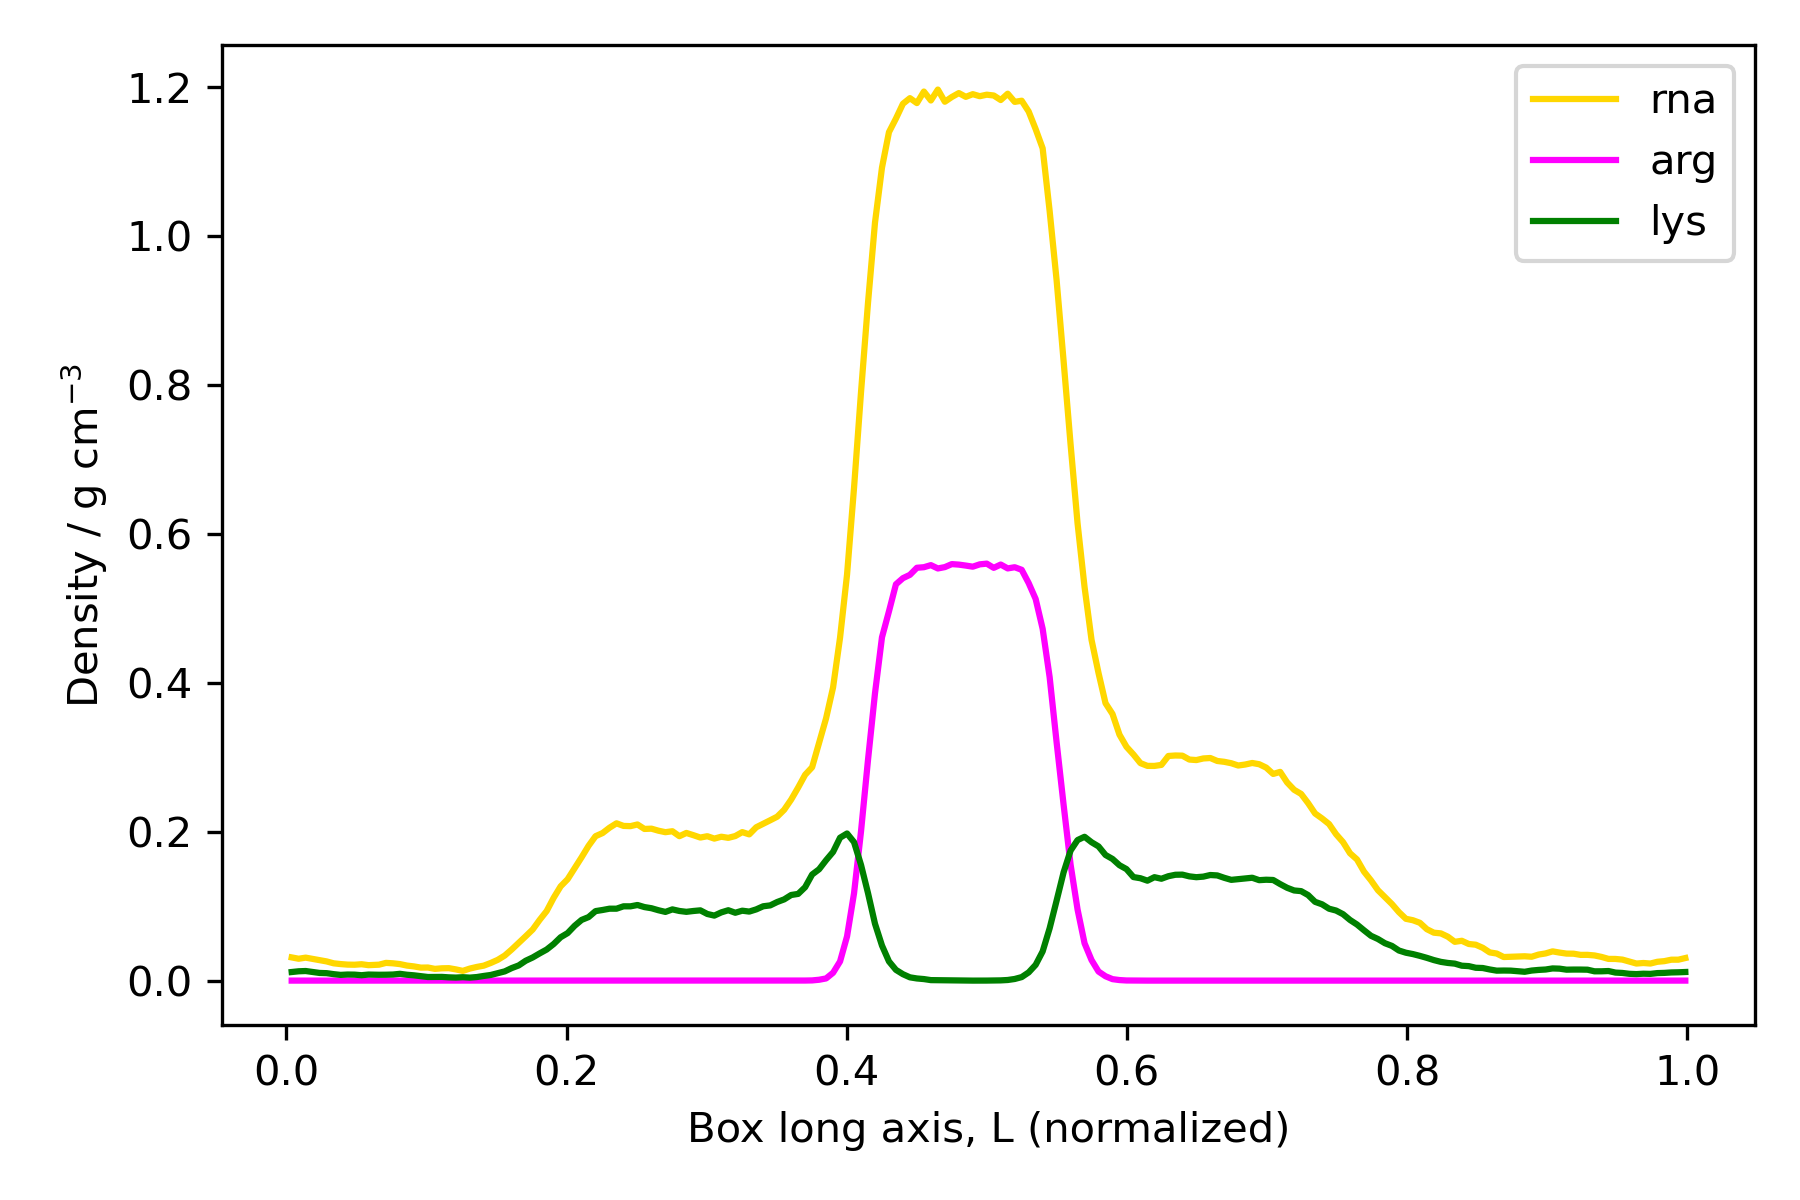

This chart was generated by the following Python code:
"""
Recreate Fig. 6d (Joseph et al., Mpipi paper) from LAMMPS fix ave/chunk output.

Expects arg.density.profile, lys.density.profile, rna.density.profile
in the current directory (same format as your fix ave/chunk output).
"""
import numpy as np
import matplotlib.pyplot as plt
import os

# g/mol per Angstrom^3  ->  g/cm^3
CONV = 1e24 / 6.02214076e23

def parse_chunk_file(path):
    """Parse a LAMMPS fix ave/chunk output file.

    Returns a list of (timestep, coords, density_mass) tuples, one per
    output block. coords and density_mass are numpy arrays of length
    nchunks.
    """
    with open(path) as f:
        lines = [l.rstrip("\n") for l in f if l.strip() and not l.strip().startswith("#")]

    blocks = []
    i = 0
    while i < len(lines):
        header = lines[i].split()
        step, nchunks, _total = int(header[0]), int(header[1]), int(header[2])
        coords = np.zeros(nchunks)
        density_mass = np.zeros(nchunks)
        for j in range(nchunks):
            parts = lines[i + 1 + j].split()
            # columns: chunk_id coord1 ncount density/mass density/number
            coords[j] = float(parts[1])
            density_mass[j] = float(parts[3])
        blocks.append((step, coords, density_mass))
        i += nchunks + 1
    return blocks


def average_equilibrated(blocks, frac_discard=0.0):
    """Average density over the last (1-frac_discard) fraction of blocks."""
    n = len(blocks)
    keep = blocks[int(n * frac_discard):]
    coords = keep[0][1]
    dens = np.mean([b[2] for b in keep], axis=0)
    return coords, dens


def main():
    script_dir = os.path.dirname(os.path.abspath(__file__))
    parent_dir = os.path.dirname(script_dir)
    profiles_dir = os.path.join(parent_dir, "josephetal22")
    species_files = {
        "rna": os.path.join(profiles_dir, "rna.density.profile"),
        "arg": os.path.join(profiles_dir, "arg.density.profile"),
        "lys": os.path.join(profiles_dir, "lys.density.profile"),
    }
    colors = {"rna": "gold", "arg": "magenta", "lys": "green"}

    results = {}
    for name, fn in species_files.items():
        blocks = parse_chunk_file(fn)
        print(f"{name}: {len(blocks)} blocks parsed from {fn} "
              f"(first step {blocks[0][0]}, last step {blocks[-1][0]})")
        coords, dens = average_equilibrated(blocks, frac_discard=0.5)
        results[name] = (coords, dens * CONV)

    # Recenter on the arg-rich core (per the paper, arg sits at the droplet
    # centre) so the condensate lines up in the middle of the plot.
    arg_coords, arg_dens = results["arg"]
    binsize = arg_coords[1] - arg_coords[0]
    Lz = arg_coords[-1] + binsize  # approx box length along z
    peak_coord = arg_coords[np.argmax(arg_dens)]
    shift = Lz / 2 - peak_coord

    img_file = os.path.join(script_dir, "density_plot.png")
    plt.figure(figsize=(6, 4))
    for name in ["rna", "arg", "lys"]:
        coords, dens = results[name]
        x = (coords + shift) % Lz
        order = np.argsort(x)
        plt.plot(x[order] / Lz, dens[order], label=name, color=colors[name])

    plt.xlabel("Box long axis, L (normalized)")
    plt.ylabel(r"Density / g cm$^{-3}$")
    plt.legend()
    plt.tight_layout()
    plt.savefig(img_file, dpi=300)
    print("Saved density_plot.png")


if __name__ == "__main__":
    main()
